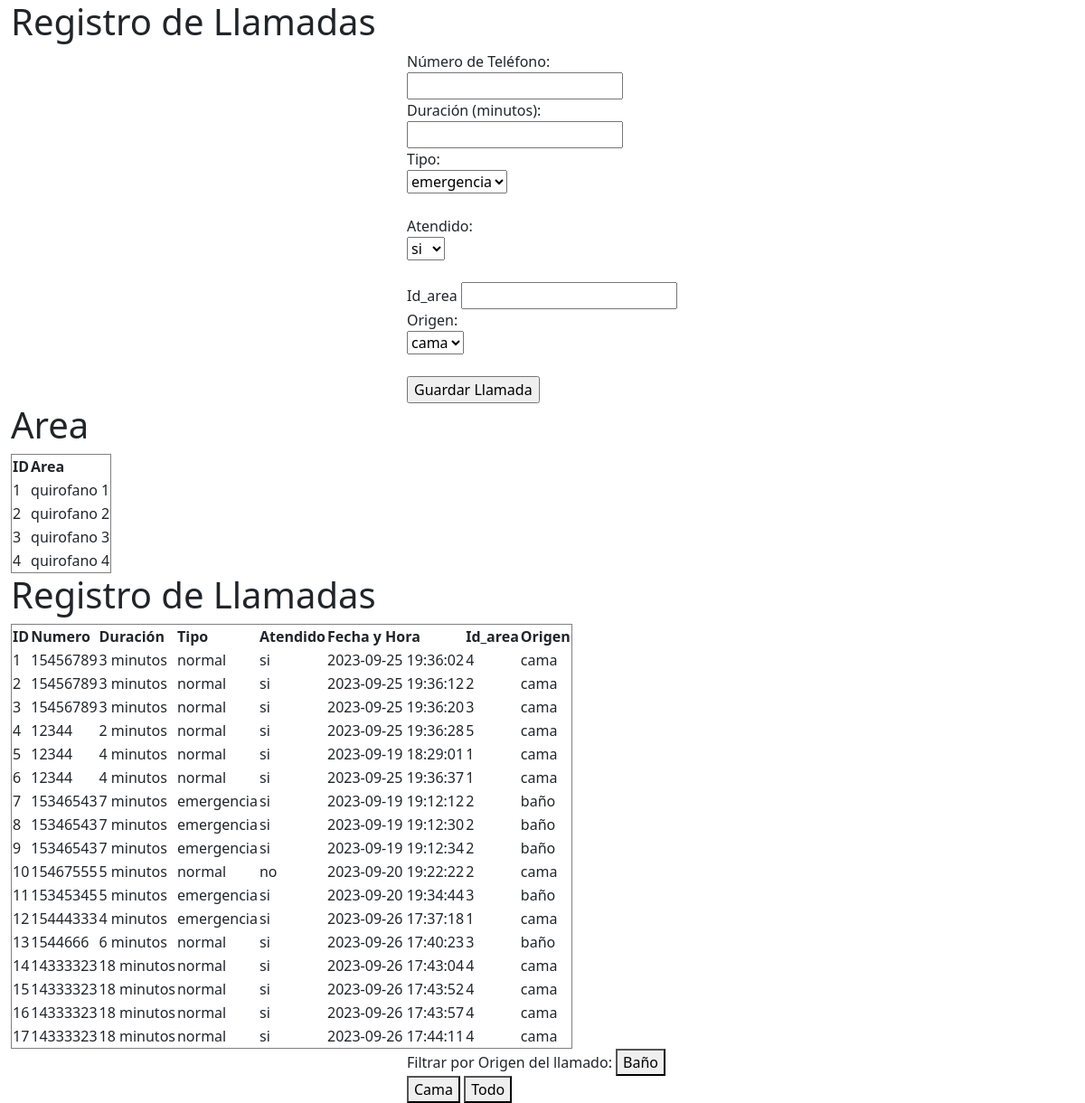
The page /registroLlamadas.php on the database its author committed.
### tables this page shows
CREATE TABLE `area` (
  `id_area` int(11) NOT NULL,
  `area` varchar(30) NOT NULL
);

CREATE TABLE `llamadas` (
  `id_llamada` int(11) NOT NULL,
  `telefono` int(15) NOT NULL,
  `fecha_hora` timestamp NOT NULL DEFAULT current_timestamp() ON UPDATE current_timestamp(),
  `duracion` int(11) NOT NULL,
  `tipo` enum('emergencia','normal') NOT NULL,
  `atendido` enum('si','no') NOT NULL,
  `area` int(11) NOT NULL,
  `origen` enum('cama','baño') NOT NULL
);

### verLlamadas.php (the view, shortened to what this page needs)
<!DOCTYPE html>
<html>
<head>
</head>
<body>
    <h1>Registro de Llamadas</h1>
    <?php
    include("conexion.php");
    if (isset($_POST['filtro_origen'])) {
        $filtro_origen = $_POST['filtro_origen'];
        if ($filtro_origen === 'todo') {
            $sql = "SELECT * FROM llamadas";
        } else {
            $sql = "SELECT * FROM llamadas WHERE origen = '$filtro_origen'";
        }
    } else {
        $sql = "SELECT * FROM llamadas";
    }
    $result = $conexion->query($sql);
    if ($result->num_rows > 0) {
        echo "<table border='1'>";
        echo "<tr><th>ID</th><th>Numero</th><th>Duración</th><th>Tipo</th><th>Atendido</th><th>Fecha y Hora</th><th>Id_area</th><th>Origen</th></tr>";
        while($row = $result->fetch_assoc()) {
            echo "<tr>";
            echo "<td>".$row["id_llamada"]."</td>";
            echo "<td>".$row["telefono"]."</td>";
            echo "<td>".$row["duracion"]." minutos</td>";
            echo "<td>".$row["tipo"]."</td>";
            echo "<td>".$row["atendido"]."</td>";
            echo "<td>".$row["fecha_hora"]."</td>";
            echo "<td>".$row["area"]."</td>";
            echo "<td>".$row["origen"]."</td>";
            echo "</tr>";
        }
        echo "</table>";
    } else {
        echo "No hay llamadas registradas.";
    }
    ?>
    <form method="POST" action="">
        <label>Filtrar por Origen del llamado:</label>
        <button type="submit" name="filtro_origen" value="baño">Baño</button>
        <button type="submit" name="filtro_origen" value="cama">Cama</button>
        <button type="submit" name="filtro" value="todo">Todo</button>
    </form>
</body>
</html>

### verAreas.php (shortened to what this page needs)
<!DOCTYPE html>
<html>
<head>
</head>
<body>
    <h1>Area</h1>
    <?php
    include("conexion.php");
        $sql = "SELECT * FROM area";
    $result = $conexion->query($sql);
    if ($result->num_rows > 0) {
        echo "<table border='1'>";
        echo "<tr><th>ID</th><th>Area</th></tr>";
        while($row = $result->fetch_assoc()) {
            echo "<tr>";
            echo "<td>".$row["id_area"]."</td>";
            echo "<td>".$row["area"]."</td>";
            echo "</tr>";
        }
        echo "</table>";
    } else {
        echo "No hay areas registradas.";
    }
    ?>
</body>
</html>

### olimpiadas-grupo8/css/llamadas.css (style rules this page uses)
body { background-color: rgb(143, 188, 255); }
form { max-width: 300px; margin: 0 auto; }

### rows shown on the page
area: id_area "1", area "quirofano 1"
area: id_area "2", area "quirofano 2"
area: id_area "3", area "quirofano 3"
area: id_area "4", area "quirofano 4"
llamadas: id_llamada "1", telefono "15456789", duracion "3", tipo "normal", atendido "si", fecha_hora "2023-09-25 19:36:02", area "4", origen "cama"
llamadas: id_llamada "2", telefono "15456789", duracion "3", tipo "normal", atendido "si", fecha_hora "2023-09-25 19:36:12", area "2", origen "cama"
llamadas: id_llamada "3", telefono "15456789", duracion "3", tipo "normal", atendido "si", fecha_hora "2023-09-25 19:36:20", area "3", origen "cama"
llamadas: id_llamada "4", telefono "12344", duracion "2", tipo "normal", atendido "si", fecha_hora "2023-09-25 19:36:28", area "5", origen "cama"
llamadas: id_llamada "5", telefono "12344", duracion "4", tipo "normal", atendido "si", fecha_hora "2023-09-19 18:29:01", area "1", origen "cama"
llamadas: id_llamada "6", telefono "12344", duracion "4", tipo "normal", atendido "si", fecha_hora "2023-09-25 19:36:37", area "1", origen "cama"
llamadas: id_llamada "7", telefono "15346543", duracion "7", tipo "emergencia", atendido "si", fecha_hora "2023-09-19 19:12:12", area "2", origen "baño"
llamadas: id_llamada "8", telefono "15346543", duracion "7", tipo "emergencia", atendido "si", fecha_hora "2023-09-19 19:12:30", area "2", origen "baño"
llamadas: id_llamada "9", telefono "15346543", duracion "7", tipo "emergencia", atendido "si", fecha_hora "2023-09-19 19:12:34", area "2", origen "baño"
llamadas: id_llamada "10", telefono "15467555", duracion "5", tipo "normal", atendido "no", fecha_hora "2023-09-20 19:22:22", area "2", origen "cama"
llamadas: id_llamada "11", telefono "15345345", duracion "5", tipo "emergencia", atendido "si", fecha_hora "2023-09-20 19:34:44", area "3", origen "baño"
llamadas: id_llamada "12", telefono "15444333", duracion "4", tipo "emergencia", atendido "si", fecha_hora "2023-09-26 17:37:18", area "1", origen "cama"
llamadas: id_llamada "13", telefono "1544666", duracion "6", tipo "normal", atendido "si", fecha_hora "2023-09-26 17:40:23", area "3", origen "baño"
llamadas: id_llamada "14", telefono "14333323", duracion "18", tipo "normal", atendido "si", fecha_hora "2023-09-26 17:43:04", area "4", origen "cama"
llamadas: id_llamada "15", telefono "14333323", duracion "18", tipo "normal", atendido "si", fecha_hora "2023-09-26 17:43:52", area "4", origen "cama"
llamadas: id_llamada "16", telefono "14333323", duracion "18", tipo "normal", atendido "si", fecha_hora "2023-09-26 17:43:57", area "4", origen "cama"
llamadas: id_llamada "17", telefono "14333323", duracion "18", tipo "normal", atendido "si", fecha_hora "2023-09-26 17:44:11", area "4", origen "cama"
